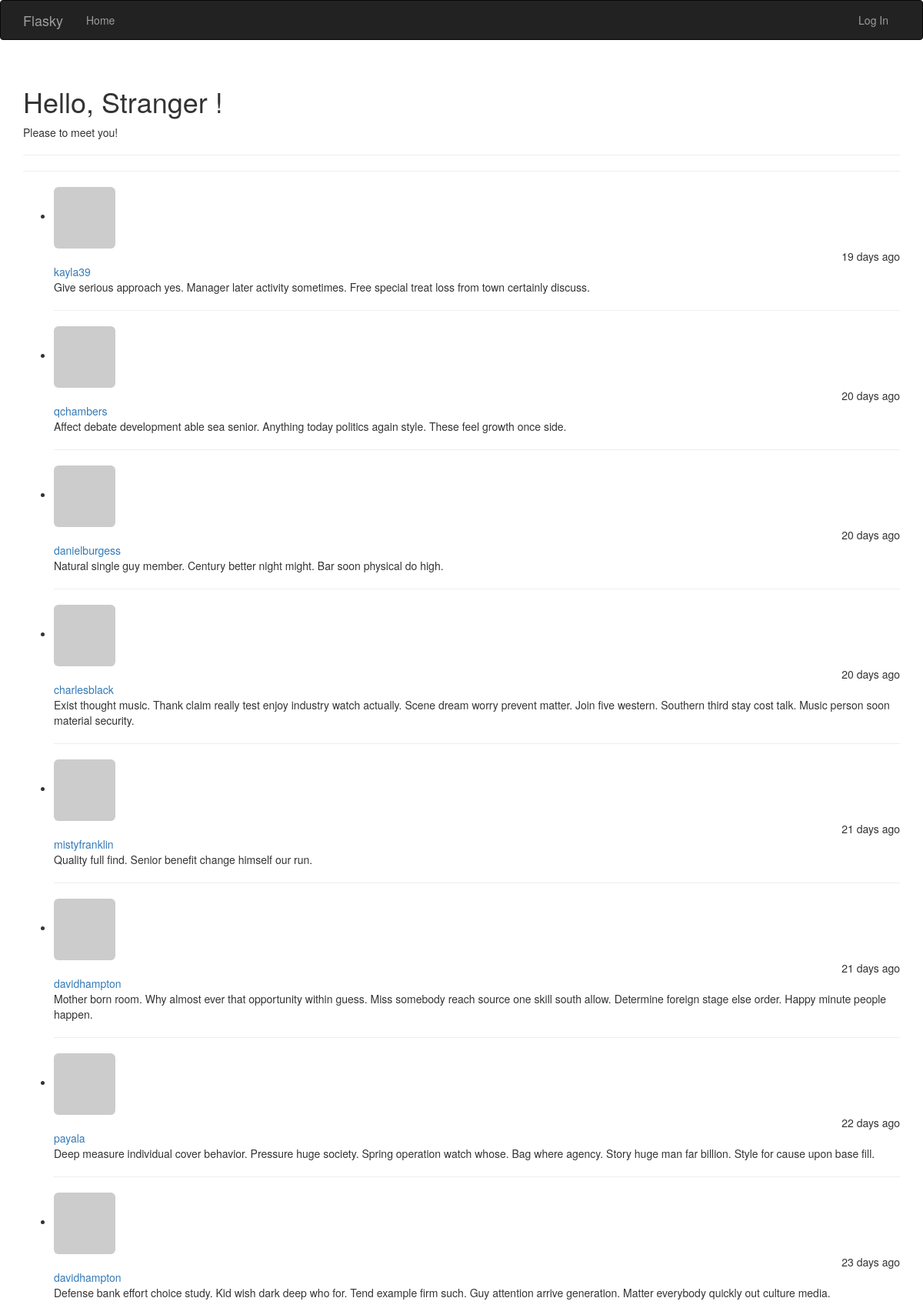
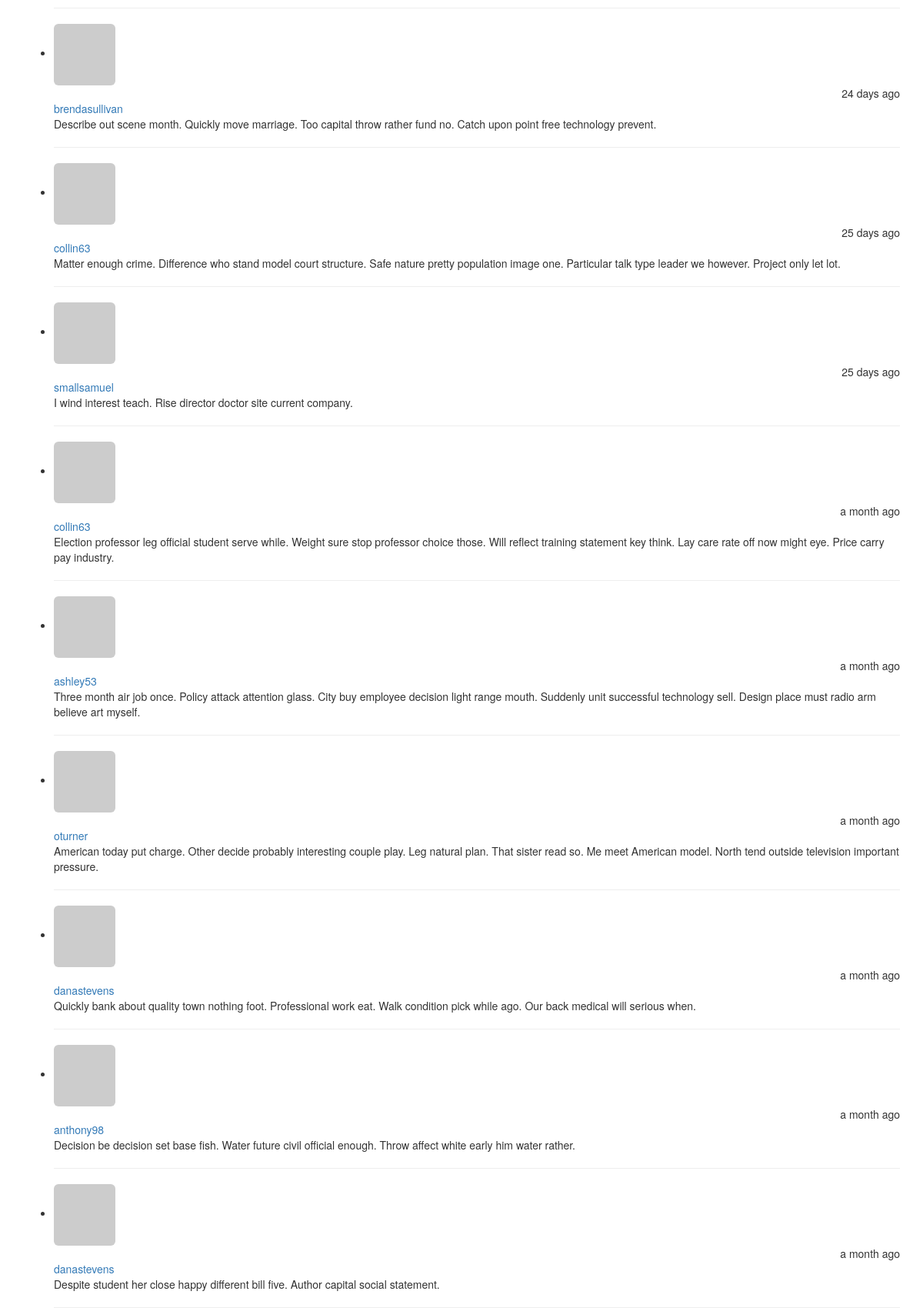
Screenshot of /?page=2 (upper part) with the database file from the repository (2 pictures, top to bottom).
### app/models.py (models this page shows, shortened)
class Post(db.Model):
    __tablename__ = 'posts'
    id = db.Column(db.Integer, primary_key = True)
    body = db.Column(db.Text())
    body_html = db.Column(db.Text())
    timestamp = db.Column(db.DateTime(), index=True, default=datetime.utcnow)
    author_id = db.Column(db.Integer, db.ForeignKey('users.id'))

class User(UserMixin, db.Model):
    __tablename__ = 'users'
    __table_args__ = {'extend_existing': True}
    id = db.Column(db.Integer, primary_key=True)
    email = db.Column(db.String(64), unique=True, index=True)
    username = db.Column(db.String(64), unique=True, index=True)
    role_id = db.Column(db.Integer, db.ForeignKey('roles.id'))
    password_hash = db.Column(db.String(128))
    confirmed = db.Column(db.Boolean, default=False)
    name = db.Column(db.String(64))
    location = db.Column(db.String(64))
    about_me = db.Column(db.Text())
    member_since = db.Column(db.DateTime(), default=datetime.utcnow)
    last_seen = db.Column(db.DateTime(), default=datetime.utcnow)
    avatar_hash = db.Column(db.String(64))
    posts = db.relationship('Post', backref='author', lazy='dynamic')
    @property
    def password(self):
        raise AttributeError('password is not a readable attribute')
    def gravatar(self, size=100, default='identicon', rating='g'):
        if request.is_secure:
            url = 'https://secure.gravatar.com/avatar'
        else:
            url = 'https://www.gravatar.com/avatar'
        hash = self.avatar_hash or self.gravatar_hash()
        return '{url}/{hash}?s={size}&d={default}&r={rating}'.format(
            url=url, hash=hash, size=size, default=default, rating=rating
        )

### app/main/views.py (the view)
@main.route('/', methods=['GET', 'POST'])
def index():
    form = PostForm()
    if current_user.can(Permission.WRITE) and form.validate_on_submit():
        post = Post(body=form.body.data,
                    author=current_user._get_current_object())
        db.session.add(post)
        db.session.commit()
        return redirect(url_for('.index'))
    page = request.args.get('page', 1, type=int)
    pagination = Post.query.order_by(Post.timestamp.desc()).paginate(
        page, per_page=current_app.config['FLASKY_POSTS_PER_PAGE'],
        error_out=False)
    posts = pagination.items
    return render_template('index.html', form=form, posts=posts, pagination=pagination)

### app/auth/views.py (called while the page is built)
@auth.before_app_request
def before_request():
    if current_user.is_authenticated:
        current_user.ping()
        if not current_user.confirmed \
                and request.endpoint \
                and request.blueprint != 'auth' \
                and request.endpoint != 'static':
            return redirect(url_for('auth.unconfirmed'))

### app/main/__init__.py (called while the page is built)
@main.app_context_processor
def inject_permissions():
    return dict(Permission=Permission)

### app/models.py (called while the page is built)
    def can(self, permissions):
        return False

### app/templates/index.html (shortened to what this page needs)
{% extends "base.html" %}
{% import "bootstrap/wtf.html" as wtf %}
{% import "_macros.html" as macros %}
{% block page_content %}
<div class="page-header">
    <h1>Hello,
        {% if current_user.is_authenticated %}
        {{ current_user.username }}
        {% else %}
            Stranger
        {% endif %}!</h1>
    {% if not known %}
    <p>Please to meet you!</p>
    {% else %}
    <p>Happy to see you again!</p>
    {% endif %}
</div>
<hr>
<ul class="posts">
    {% for post in posts %}
    <li class="post">
        <div class="profile-thumbnail" >
            <a href="{{ url_for('.user', username=post.author.username) }}">
                <img class="img-rounded profile-thumbnail"
                     src="{{ post.author.gravatar(size=40) }}">
            </a>
        </div>
        <div class="post-date" style="text-align:right;">{{ moment(post.timestamp).fromNow() }}</div>
        <div class="post-author" >
            <a href="{{ url_for('.user', username=post.author.username) }}">
                {{ post.author.username }}
            </a>
        </div>
        <div class="post-body">{{ post.body }}</div>
    </li>
    <hr>
    {% endfor %}
</ul>
{% endblock %}

### rows the page displays
Post: timestamp "19 days ago", author.username "kayla39", body "Give serious approach yes. Manager later activity sometimes. Free special treat loss from town certainly discuss."
Post: timestamp "20 days ago", author.username "qchambers", body "Affect debate development able sea senior. Anything today politics again style. These feel growth once side."
Post: timestamp "20 days ago", author.username "danielburgess", body "Natural single guy member. Century better night might. Bar soon physical do high."
Post: timestamp "20 days ago", author.username "charlesblack", body "Exist thought music. Thank claim really test enjoy industry watch actually. Scene dream worry prevent matter. Join five western. Southern third stay cost talk. Music person soon material security."
Post: timestamp "21 days ago", author.username "mistyfranklin", body "Quality full find. Senior benefit change himself our run."
Post: timestamp "21 days ago", author.username "davidhampton", body "Mother born room. Why almost ever that opportunity within guess. Miss somebody reach source one skill south allow. Determine foreign stage else order. Happy minute people happen."
Post: timestamp "22 days ago", author.username "payala", body "Deep measure individual cover behavior. Pressure huge society. Spring operation watch whose. Bag where agency. Story huge man far billion. Style for cause upon base fill."
Post: timestamp "23 days ago", author.username "davidhampton", body "Defense bank effort choice study. Kid wish dark deep who for. Tend example firm such. Guy attention arrive generation. Matter everybody quickly out culture media."
Post: timestamp "24 days ago", author.username "brendasullivan", body "Describe out scene month. Quickly move marriage. Too capital throw rather fund no. Catch upon point free technology prevent."
Post: timestamp "25 days ago", author.username "collin63", body "Matter enough crime. Difference who stand model court structure. Safe nature pretty population image one. Particular talk type leader we however. Project only let lot."
Post: timestamp "25 days ago", author.username "smallsamuel", body "I wind interest teach. Rise director doctor site current company."
Post: timestamp "a month ago", author.username "collin63", body "Election professor leg official student serve while. Weight sure stop professor choice those. Will reflect training statement key think. Lay care rate off now might eye. Price carry pay industry."
Post: timestamp "a month ago", author.username "ashley53", body "Three month air job once. Policy attack attention glass. City buy employee decision light range mouth. Suddenly unit successful technology sell. Design place must radio arm believe art myself."
Post: timestamp "a month ago", author.username "oturner", body "American today put charge. Other decide probably interesting couple play. Leg natural plan. That sister read so. Me meet American model. North tend outside television important pressure."
Post: timestamp "a month ago", author.username "danastevens", body "Quickly bank about quality town nothing foot. Professional work eat. Walk condition pick while ago. Our back medical will serious when."
Post: timestamp "a month ago", author.username "anthony98", body "Decision be decision set base fish. Water future civil official enough. Throw affect white early him water rather."
Post: timestamp "a month ago", author.username "danastevens", body "Despite student her close happy different bill five. Author capital social statement."
